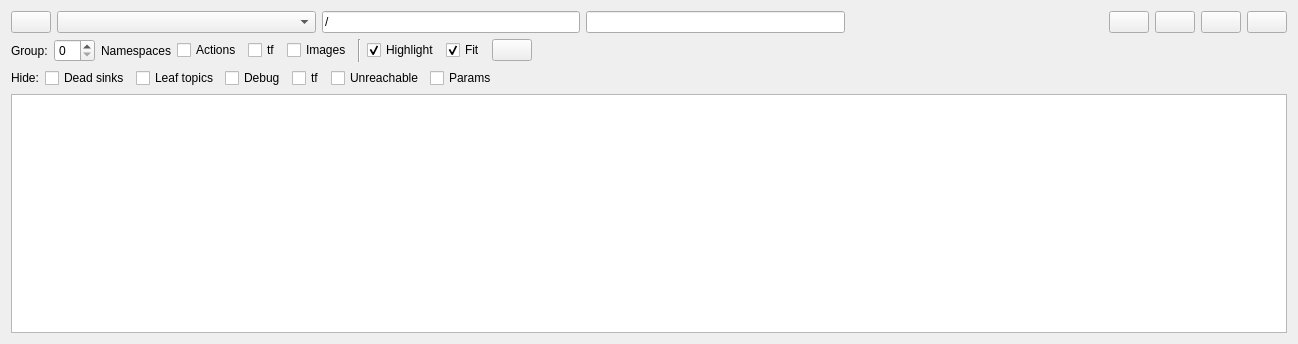
<?xml version="1.0" encoding="UTF-8"?>
<ui version="4.0">
 <class>RosGraphWidget</class>
 <widget class="QWidget" name="RosGraphWidget">
  <property name="enabled">
   <bool>true</bool>
  </property>
  <property name="geometry">
   <rect>
    <x>0</x>
    <y>0</y>
    <width>1298</width>
    <height>344</height>
   </rect>
  </property>
  <property name="windowTitle">
   <string>Node Graph</string>
  </property>
  <layout class="QVBoxLayout" name="verticalLayout" stretch="0,0,0,0">
   <item>
    <layout class="QHBoxLayout" name="horizontalLayout" stretch="0,0,0,0,0,0,0,0,0">
     <item>
      <widget class="QPushButton" name="refresh_graph_push_button">
       <property name="toolTip">
        <string>Refresh ROS graph</string>
       </property>
       <property name="iconSize">
        <size>
         <width>16</width>
         <height>16</height>
        </size>
       </property>
      </widget>
     </item>
     <item>
      <widget class="QComboBox" name="graph_type_combo_box">
       <property name="sizePolicy">
        <sizepolicy hsizetype="Expanding" vsizetype="Fixed">
         <horstretch>0</horstretch>
         <verstretch>0</verstretch>
        </sizepolicy>
       </property>
       <property name="toolTip">
        <string>Choose graph type</string>
       </property>
      </widget>
     </item>
     <item>
      <widget class="QLineEdit" name="filter_line_edit">
       <property name="toolTip">
        <string>Namespace filter, comma separated list of names/regexp to include or exclude. Example: -/rqt.*</string>
       </property>
       <property name="text">
        <string notr="true">/</string>
       </property>
      </widget>
     </item>
     <item>
      <widget class="QLineEdit" name="topic_filter_line_edit">
       <property name="toolTip">
        <string>Topic filter, comma separated list of names/regexp to include or exclude. Example: -/tf</string>
       </property>
      </widget>
     </item>
     <item>
      <spacer name="horizontalSpacer">
       <property name="orientation">
        <enum>Qt::Horizontal</enum>
       </property>
       <property name="sizeHint" stdset="0">
        <size>
         <width>40</width>
         <height>20</height>
        </size>
       </property>
      </spacer>
     </item>
     <item>
      <widget class="QPushButton" name="load_dot_push_button">
       <property name="toolTip">
        <string>Load DOT graph from file</string>
       </property>
       <property name="iconSize">
        <size>
         <width>16</width>
         <height>16</height>
        </size>
       </property>
      </widget>
     </item>
     <item>
      <widget class="QPushButton" name="save_dot_push_button">
       <property name="toolTip">
        <string>Save as DOT graph</string>
       </property>
       <property name="iconSize">
        <size>
         <width>16</width>
         <height>16</height>
        </size>
       </property>
      </widget>
     </item>
     <item>
      <widget class="QPushButton" name="save_as_svg_push_button">
       <property name="toolTip">
        <string>Save as SVG</string>
       </property>
       <property name="iconSize">
        <size>
         <width>16</width>
         <height>16</height>
        </size>
       </property>
      </widget>
     </item>
     <item>
      <widget class="QPushButton" name="save_as_image_push_button">
       <property name="toolTip">
        <string>Save as image</string>
       </property>
       <property name="iconSize">
        <size>
         <width>16</width>
         <height>16</height>
        </size>
       </property>
      </widget>
     </item>
    </layout>
   </item>
   <item>
    <widget class="QWidget" name="widget" native="true">
     <layout class="QHBoxLayout" name="horizontalLayout_4">
      <property name="leftMargin">
       <number>0</number>
      </property>
      <property name="topMargin">
       <number>0</number>
      </property>
      <property name="rightMargin">
       <number>0</number>
      </property>
      <property name="bottomMargin">
       <number>0</number>
      </property>
      <item>
       <widget class="QWidget" name="widget" native="true">
        <layout class="QHBoxLayout" name="horizontalLayout_4a">
         <property name="leftMargin">
          <number>0</number>
         </property>
         <property name="topMargin">
          <number>0</number>
         </property>
         <property name="rightMargin">
          <number>0</number>
         </property>
         <property name="bottomMargin">
          <number>0</number>
         </property>
         <item>
          <widget class="QLabel" name="label">
           <property name="text">
            <string>Group:</string>
           </property>
          </widget>
         </item>
         <item>
          <widget class="QSpinBox" name="namespace_cluster_spin_box">
           <property name="toolTip">
            <string>Show namespace boxes, nesting up to this amount</string>
           </property>
          </widget>
         </item>
         <item>
          <widget class="QLabel" name="label">
           <property name="text">
            <string>Namespaces</string>
           </property>
          </widget>
         </item>
         <item>
          <widget class="QCheckBox" name="actionlib_check_box">
           <property name="toolTip">
            <string>Summarize action topics into one virtual topic node (named &lt;action_server&gt;/action_topics)</string>
           </property>
           <property name="text">
            <string>Actions</string>
           </property>
          </widget>
         </item>
         <item>
          <widget class="QCheckBox" name="group_tf_check_box">
           <property name="toolTip">
            <string>Summarize tf and tf2 topics into one virtual topic node (named /tf)</string>
           </property>
           <property name="text">
            <string>tf</string>
           </property>
          </widget>
         </item>
         <item>
          <widget class="QCheckBox" name="group_image_check_box">
           <property name="toolTip">
            <string>Summarize image topics into one virtual topic node (named &lt;image_server&gt;/image_topics)</string>
           </property>
           <property name="text">
            <string>Images</string>
           </property>
          </widget>
         </item>
        </layout>
       </widget>
      </item>
      <item>
       <widget class="Line" name="line">
        <property name="orientation">
         <enum>Qt::Vertical</enum>
        </property>
       </widget>
      </item>
      <item>
       <widget class="QCheckBox" name="highlight_connections_check_box">
        <property name="toolTip">
         <string>Highlight incoming and outgoing connections on mouse over</string>
        </property>
        <property name="text">
         <string>Highlight</string>
        </property>
        <property name="checked">
         <bool>true</bool>
        </property>
       </widget>
      </item>
      <item>
       <widget class="QCheckBox" name="auto_fit_graph_check_box">
        <property name="toolTip">
         <string>Automatically fit graph into view on update</string>
        </property>
        <property name="text">
         <string>Fit</string>
        </property>
        <property name="checked">
         <bool>true</bool>
        </property>
       </widget>
      </item>
      <item>
       <widget class="QPushButton" name="fit_in_view_push_button">
        <property name="toolTip">
         <string>Fit graph in view</string>
        </property>
        <property name="iconSize">
         <size>
          <width>16</width>
          <height>16</height>
         </size>
        </property>
       </widget>
      </item>
      <item>
       <spacer name="horizontalSpacer_2">
        <property name="orientation">
         <enum>Qt::Horizontal</enum>
        </property>
        <property name="sizeHint" stdset="0">
         <size>
          <width>40</width>
          <height>20</height>
         </size>
        </property>
       </spacer>
      </item>
     </layout>
    </widget>
   </item>
   <item>
    <widget class="QWidget" name="widget" native="true">
     <layout class="QHBoxLayout" name="horizontalLayout_5">
      <property name="leftMargin">
       <number>0</number>
      </property>
      <property name="topMargin">
       <number>0</number>
      </property>
      <property name="rightMargin">
       <number>0</number>
      </property>
      <property name="bottomMargin">
       <number>0</number>
      </property>
      <item>
       <widget class="QWidget" name="widget" native="true">
        <layout class="QHBoxLayout" name="horizontalLayout_5a" stretch="0,0,0,0,0,0,0,0">
         <property name="leftMargin">
          <number>0</number>
         </property>
         <property name="topMargin">
          <number>0</number>
         </property>
         <property name="rightMargin">
          <number>0</number>
         </property>
         <property name="bottomMargin">
          <number>0</number>
         </property>
         <item>
          <widget class="QLabel" name="label">
           <property name="text">
            <string>Hide:</string>
           </property>
          </widget>
         </item>
         <item>
          <widget class="QCheckBox" name="dead_sinks_check_box">
           <property name="toolTip">
            <string>Hide topics without subscribers</string>
           </property>
           <property name="text">
            <string>Dead sinks</string>
           </property>
          </widget>
         </item>
         <item>
          <widget class="QCheckBox" name="leaf_topics_check_box">
           <property name="toolTip">
            <string>Hide topics with one connection only (implicates dead sinks)</string>
           </property>
           <property name="text">
            <string>Leaf topics</string>
           </property>
          </widget>
         </item>
         <item>
          <widget class="QCheckBox" name="quiet_check_box">
           <property name="toolTip">
            <string>Hide common debugging nodes</string>
           </property>
           <property name="text">
            <string>Debug</string>
           </property>
          </widget>
         </item>
         <item>
          <widget class="QCheckBox" name="hide_tf_nodes_check_box">
           <property name="toolTip">
            <string>Hide tf nodes</string>
           </property>
           <property name="text">
            <string>tf</string>
           </property>
          </widget>
         </item>
         <item>
          <widget class="QCheckBox" name="unreachable_check_box">
           <property name="toolTip">
            <string>Hide unreachable nodes</string>
           </property>
           <property name="text">
            <string>Unreachable</string>
           </property>
          </widget>
         </item>
         <item>
          <widget class="QCheckBox" name="hide_dynamic_reconfigure_check_box">
           <property name="toolTip">
            <string>Hide dynamic reconfigure's parameter topics</string>
           </property>
           <property name="text">
            <string>Params</string>
           </property>
          </widget>
         </item>
         <item>
          <spacer name="horizontalSpacer_3">
           <property name="orientation">
            <enum>Qt::Horizontal</enum>
           </property>
           <property name="sizeHint" stdset="0">
            <size>
             <width>40</width>
             <height>20</height>
            </size>
           </property>
          </spacer>
         </item>
        </layout>
       </widget>
      </item>
     </layout>
    </widget>
   </item>
   <item>
    <widget class="InteractiveGraphicsView" name="graphics_view">
     <property name="renderHints">
      <set>QPainter::Antialiasing|QPainter::HighQualityAntialiasing|QPainter::SmoothPixmapTransform|QPainter::TextAntialiasing</set>
     </property>
     <property name="resizeAnchor">
      <enum>QGraphicsView::AnchorViewCenter</enum>
     </property>
    </widget>
   </item>
  </layout>
 </widget>
 <customwidgets>
  <customwidget>
   <class>InteractiveGraphicsView</class>
   <extends>QGraphicsView</extends>
   <header>rqt_graph.interactive_graphics_view</header>
  </customwidget>
 </customwidgets>
 <resources/>
 <connections/>
</ui>
